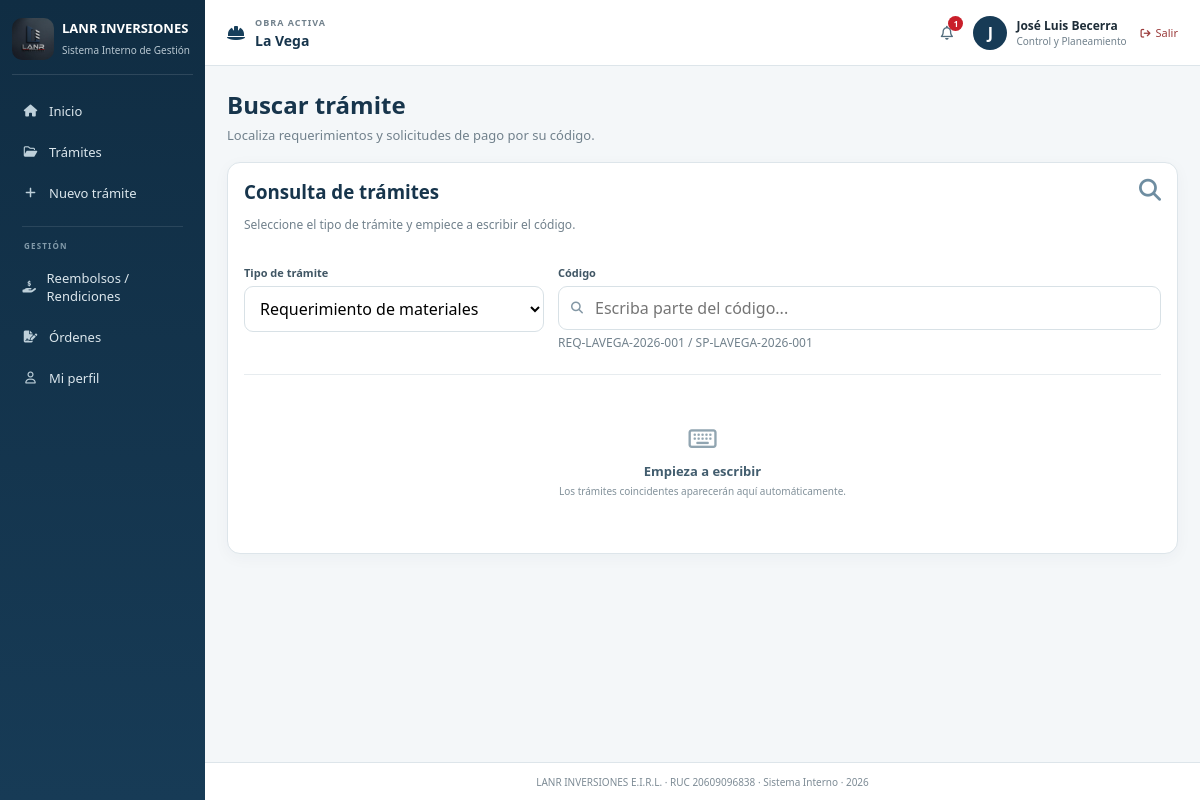
Screenshot of /requests/search (signed in) with the database file from the repository.
### tables this page shows
CREATE TABLE obras(
        id INTEGER PRIMARY KEY,
        nombre TEXT NOT NULL,
        codigo TEXT UNIQUE NOT NULL,
        proyecto TEXT,
        ubicacion TEXT,
        active INTEGER DEFAULT 1,
        created_at TEXT,
        updated_at TEXT
    );

CREATE TABLE users(
        id INTEGER PRIMARY KEY,
        full_name TEXT,
        username TEXT UNIQUE COLLATE NOCASE,
        password_hash TEXT,
        role TEXT,
        email TEXT,
        phone TEXT,
        profile_photo TEXT,
        must_change INTEGER DEFAULT 0,
        active INTEGER DEFAULT 1,
        created_at TEXT,
        updated_at TEXT,
        last_login TEXT
    );

### app.py (the view)
@app.route('/requests/search')
@login_required
def search_request():
    u = user()
    if not active_project():
        abort(403)
    return render_template('search_request.html', user=u)

### app.py (called while the page is built, shortened)
@app.after_request
def add_no_cache_headers(response):
    if request.path.startswith('/static/'):
        response.headers['Cache-Control'] = 'no-store, no-cache, must-revalidate, max-age=0'
        response.headers['Pragma'] = 'no-cache'
        response.headers['Expires'] = '0'
    return response

def db():
    c = sqlite3.connect(DB)
    c.row_factory = sqlite3.Row
    return c

@app.context_processor
def project_context():
    if 'uid' not in session:
        return {
            'active_project': None,
            'available_projects': []
        }
    c = db()
    available_projects = c.execute(
        '''
        SELECT o.*
        FROM obras o

        JOIN usuario_obra uo
            ON uo.obra_id = o.id

        WHERE uo.usuario_id=?
        AND o.active=1
        AND uo.active=1

        ORDER BY o.nombre
        ''',
        (session['uid'],)
    ).fetchall()
    c.close()
    return {
        'active_project': active_project(),
        'available_projects': available_projects
    }

def user():
    if 'uid' not in session:
        return None
    c = db()
    u = c.execute('select * from users where id=?',
                  (session['uid'],)).fetchone()
    c.close()
    return u

def login_required(fn):
    from functools import wraps
    @wraps(fn)
    def w(*a, **k):
        if 'uid' not in session:
            return redirect(
                url_for('login')
            )
        c = db()
        account = c.execute(
            '''
            SELECT active
            FROM users
            WHERE id=?
            ''',
            (session['uid'],)
        ).fetchone()
        c.close()
        return fn(*a, **k)
    return w

### templates/search_request.html (shortened to what this page needs)
{% extends 'base.html' %} {% block title %} Buscar trámite | LANR {% endblock %}
{% block content %}
<div class="pagehead">
  <div>
    <h1>Buscar trámite</h1>
    <p>Localiza requerimientos y solicitudes de pago por su código.</p>
  </div>
</div>
<div class="card search-tramite-card">
  <div class="search-tramite-head">
    <div>
      <h3>Consulta de trámites</h3>
      <p class="muted">
        Seleccione el tipo de trámite y empiece a escribir el código.
      </p>
    </div>
    <i class="fa-solid fa-magnifying-glass search-main-icon"></i>
  </div>
  <div class="search-tramite-fields">
    <div class="field">
      <label for="tipoBusqueda"> Tipo de trámite </label>
      <select id="tipoBusqueda">
        <option value="REQ">Requerimiento de materiales</option>
      </select>
    </div>
    <div class="field search-code-field">
      <label for="buscarCodigo"> Código </label>
      <div class="search-input-wrapper">
        <input
          id="buscarCodigo"
          type="text"
          autocomplete="off"
          placeholder="Escriba parte del código..."
        />
      </div>
      <small class="muted"> REQ-LAVEGA-2026-001 / SP-LAVEGA-2026-001 </small>
    </div>
  </div>
  <div id="resultadosBusqueda" class="search-results">
    <div class="search-empty">
      <i class="fa-regular fa-keyboard"></i>
      <strong> Empieza a escribir </strong>
      <span> Los trámites coincidentes aparecerán aquí automáticamente. </span>
    </div>
  </div>
</div>
{% endblock %}

### templates/base.html (shortened to what this page needs)
<!doctype html>
<html lang="es">
  <head>
    <link
      rel="stylesheet"
      href='{{ url_for("static", filename="css/styles.css") }}'
    />
    <link
      rel="stylesheet"
      href="https://cdnjs.cloudflare.com/ajax/libs/font-awesome/6.5.2/css/all.min.css"
    />
  </head>
  <body class="{% block body_class %}{% endblock %}">
    {% if user %}
    <div class="app">
      <aside class="sidebar" id="sidebar">
        <div class="brand">
          <img
            src='{{ url_for("static", filename="logo-lanr.jpeg") }}'
            alt="LANR Inversiones"
          />
          <div>
            <strong>LANR INVERSIONES</strong>
            <span>Sistema Interno de Gestión</span>
          </div>
        </div>
        <nav>
          <a
            href='{{ url_for("home") }}'
            class="{% if request.endpoint == 'home' %}active{% endif %}"
          >
            <i class="fa-solid fa-house"></i>
            <span>Inicio</span>
          </a>
          <a
            href='{{ url_for("requests") }}'
            class="{% if request.endpoint in ['requests', 'request_detail'] %}active{% endif %}"
          >
            <i class="fa-regular fa-folder-open"></i>
            <span>Trámites</span>
          </a>
          {% if user.role in ['Gerencia de Obra', 'Control y Planeamiento', 'Administración', 'Logística', 'Tesorería', 'Contabilidad', 'Sistemas'] %}
          <a
            href='{{ url_for("new_request") }}'
            class="{% if request.endpoint in ['new_request', 'new_requirement', 'new_payment_request', 'create_requirement', 'create_payment_request'] %}active{% endif %}"
          >
            <i class="fa-solid fa-plus"></i>
            <span>Nuevo trámite</span>
          </a>
          {% endif %}
          <div class="nav-divider"></div>
          <span class="nav-section">GESTIÓN</span>
          <a href='{{ url_for("reimbursements") }}' class="{% if request.endpoint in ['reimbursements','new_reimbursement'] %}active{% endif %}">
            <i class="fa-solid fa-hand-holding-dollar"></i><span>Reembolsos / Rendiciones</span>
          </a>
          <a href='{{ url_for("orders") }}' class="{% if request.endpoint in ['orders','new_order'] %}active{% endif %}">
            <i class="fa-solid fa-file-signature"></i><span>Órdenes</span>
          </a>
          <a
            href='{{ url_for("profile") }}'
            class="{% if request.endpoint == 'profile' %}active{% endif %}"
          >
            <i class="fa-regular fa-user"></i>
            <span>Mi perfil</span>
          </a>
        </nav>
      </aside>
      <main>
        <header>
          <div class="work project-selector">
            {% if active_project %} {% if available_projects|length > 1 %}
            <div class="project-selector-main">
              <i class="fa-solid fa-helmet-safety"></i>
              <div>
                <span class="project-selector-label"> OBRA ACTIVA </span>
                <select
                  class="project-select"
                  onchange="
                    if (this.value) {
                      document
                        .getElementById('project-form-' + this.value)
                        .submit();
                    }
                  "
                  aria-label="Seleccionar obra"
                >
                  {% for project in available_projects %}
                  <option
                    value="{{ project.id }}"
                    {% if project.id == active_project.id %}selected{% endif %}
                  >
                    {{ project.nombre }}
                  </option>
                  {% endfor %}
                </select>
              </div>
            </div>
            {% for project in available_projects %}
            <form
              id="project-form-{{ project.id }}"
              method="post"
              action="{{ url_for('select_project', obra_id=project.id) }}"
              class="project-hidden-form"
            ></form>
            {% endfor %} {% else %}
            <div class="project-selector-main">
              <i class="fa-solid fa-helmet-safety"></i>
              <div>
                <span class="project-selector-label"> OBRA ACTIVA </span>
                <strong class="project-single-name">
                  {{ active_project.nombre }}
                </strong>
              </div>
            </div>
            {% endif %} {% endif %}
          </div>
          <div class="who">
            <div class="notification-wrapper">
              <button
                type="button"
                class="notification-button"
                title="Notificaciones"
                onclick="toggleNotifications()"
              >
                <i class="fa-regular fa-bell"></i>
                {% if notificaciones_no_leidas > 0 %}
                <span class="notification-count">
                  {{ notificaciones_no_leidas }}
                </span>
                {% endif %}
              </button>
            </div>
            <div class="avatar">
              {% if user.profile_photo %}
              <img
                src="{{ url_for(
      'static',
      filename='profile_photos/' ~ user.profile_photo
    ) }}"
                alt="Foto de {{ user.full_name }}"
              />
              {% else %}
              <span> {{ user.full_name[0]|upper }} </span>
              {% endif %}
            </div>
            <div class="user-data">
              <strong>{{ user.full_name }}</strong>
              <small>{{ user.role }}</small>
            </div>
            <a
              href='{{ url_for("logout") }}'
              class="logout-link"
              title="Cerrar sesión"
            >
              <i class="fa-solid fa-arrow-right-from-bracket"></i>
              <span>Salir</span>
            </a>
          </div>
        </header>
        <section class="content">
           {% block content %} {% endblock %}
        </section>
        <footer>
          LANR INVERSIONES E.I.R.L. · RUC 20609096838 · Sistema Interno · 2026
        </footer>
      </main>
    </div>
    {% else %} {% block guest %} {% endblock %} {% endif %}
  </body>
</html>

### rows the page displays
obras: nombre "La Vega"
users: full_name "J", full_name "José Luis Becerra", role "Control y Planeamiento"

### other values shown
{{ notificaciones_no_leidas }} "1"
